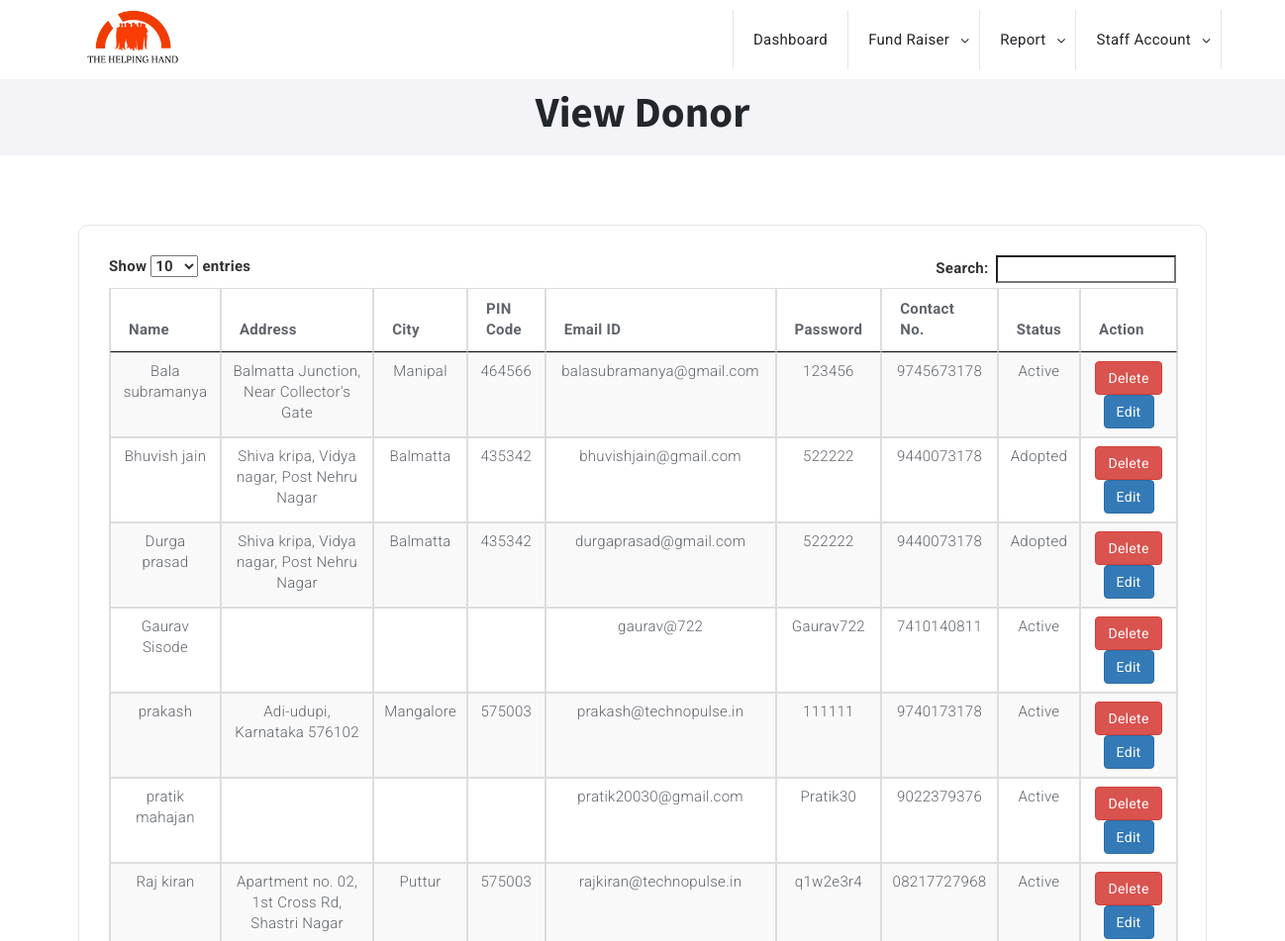
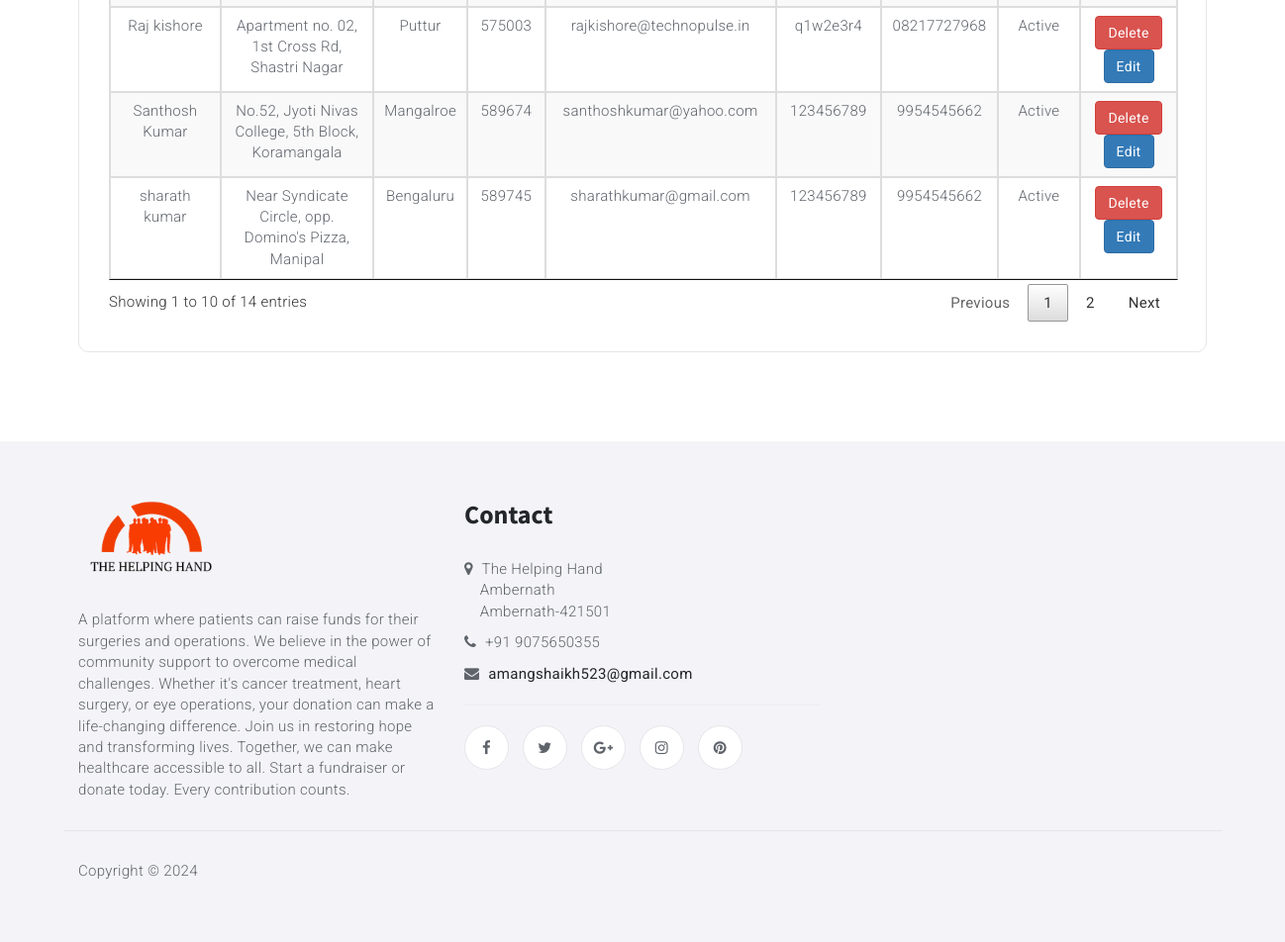
Screenshot of /viewdonor.php (signed in) with the database file from the repository (2 pictures, top to bottom).
### tables this page shows
CREATE TABLE `donor` (
  `donor_id` int(10) NOT NULL,
  `name` varchar(50) NOT NULL,
  `address` text NOT NULL,
  `city` varchar(25) NOT NULL,
  `pin_code` varchar(10) NOT NULL,
  `email_id` varchar(50) NOT NULL,
  `password` varchar(100) NOT NULL,
  `contact_no` varchar(15) NOT NULL,
  `profile_img` varchar(100) NOT NULL,
  `status` varchar(10) NOT NULL
);

### viewdonor.php (the view, shortened to what this page needs)
<?php
include("header.php");
?>
</header>
<div id="about" class="section">
	<div class="container">
		<div class="row">
			<div class="col-md-12">
			<div class="section-title">
			<center><h2 class="title">view donor</h2></center>
			</div>
			</div>
		</div>
	</div>
</div>
<div id="numbers" class="section">
<div class="container">
<div class="row">
<div class="col-md-12 col-sm-12">
	<div class="number">
<table id="datatable"  class="table table-striped table-bordered">
	<thead>
		<tr>
			<th>Name</th>
			<th>Address</th>
			<th>City </th>
			<th>PIN Code </th>
			<th>Email ID </th>
			<th>Password</th>
			<th>Contact No.</th>
			<th>Status </th>
			<th>Action </th>
		</tr>
	</thead>
	<tbody>
				<?php
	$sql = "SELECT * FROM donor";
	$qsql = mysqli_query($con,$sql);
	while($rs = mysqli_fetch_array($qsql))
	{
		echo "<tr>
			<td>$rs[name]</td>
			<td>$rs[address]</td>
			<td>$rs[city]</td>
			<td>$rs[pin_code]</td>
			<td>$rs[email_id]</td>
			<td>$rs[password]</td>
			<td>$rs[contact_no]</td>
			<td>$rs[status]</td>
			<td>
			<a href='viewdonor.php?delid=$rs[0]' class='btn btn-danger' onclick='return confirmdel()' >Delete</a>
			<a href='donor.php?editid=$rs[0]'  class='btn btn-primary' >Edit</a>
			</td>
			</tr>";
	}
?>
	</tbody>
</table>
	</div>
</div>
</div>
</div>
</div>
<?php
include("footer.php");
?>

### header.php (shortened to what this page needs)
<!DOCTYPE html>
<html lang="en">
<head>
<link type="text/css" rel="stylesheet" href="css/bootstrap.min.css" />
<link type="text/css" rel="stylesheet" href="css/owl.carousel.css" />
<link type="text/css" rel="stylesheet" href="css/owl.theme.default.css" />
<link rel="stylesheet" href="css/font-awesome.min.css">
<link type="text/css" rel="stylesheet" href="css/style.css" />
<link type="text/css" rel="stylesheet" href="css/jquery.dataTables.min.css" />
</head>
<body>
<?php
if(basename($_SERVER['PHP_SELF']) == "index.php")
{
?>
<header id="home">
<?php
}
else
{
?>
	<header >
<?php
}
?>
<nav id="main-navbar">
<div class="container" style="margin-top: 1rem; margin-bottom: 1rem">
<div class="navbar-header">
<div class="navbar-brand">
<a class="logo" href="index.php"><img src="imgs/Logo.png" alt="logo"></a>
</div>
</div>
<ul class="navbar-menu nav navbar-nav navbar-right">
<?php
if(isset($_SESSION['donor_id']))
{
?>
<li><a href="fundraiser.php">Fund Donation</a></li>
<li class="has-dropdown"><a href="#">Account</a>
	<ul class="dropdown">
		<li><a href="donorprofile.php">Donor Profile</a></li>
		<li><a href="donorchangepassword.php" >Change password</a></li>
		<li><a href="logout.php" >Logout</a></li>
	</ul>
</li>
<?php
}
else if(isset($_SESSION['staff_id']))
{
?>
<li><a href="dashboard.php">Dashboard</a></li>
<li class="has-dropdown"><a href="#">Fund Raiser</a>
</li>
<li class="has-dropdown"><a href="#">Report</a>
</li>
<li class="has-dropdown"><a href="#">Staff Account</a>
</li>
<?php
}
?>
</ul>
</div>
</nav>

### footer.php (shortened to what this page needs)
<footer id="footer" class="section">
	<div class="container">
		<div class="row">
			<div class="col-md-4">
				<div class="footer">
					<div class="footer-logo">
						<a class="logo" href="#"><img src="imgs/Logo.png" alt=""></a>
					</div>
					<p>A platform where patients can raise funds for their surgeries and operations.
						We believe in the power of community support to overcome medical challenges.
						 Whether it's cancer treatment, heart surgery, or eye operations,
						 your donation can make a life-changing difference. Join us in restoring hope and transforming lives.
						 Together, we can make healthcare accessible to all. Start a fundraiser or donate today. Every contribution counts.</p>
				</div>
			</div>
			<div class="col-md-4">
				<div class="footer">
					<h3 class="footer-title">Contact</h3>
					<p>
					<ul class="footer-contact">
						<li><i class="fa fa-map-marker"></i> The Helping Hand<br> &nbsp;&nbsp;&nbsp; Ambernath <br> &nbsp;&nbsp;&nbsp; Ambernath-421501</li>
						<li><i class="fa fa-phone"></i> +91 9075650355</li>
						<li><i class="fa fa-envelope"></i> <a href="#"><span class="__cf_email__" data-cfemail="8fcce7eefde6fbf6cfeae2eee6e3a1ece0e2">amangshaikh523@gmail.com</span></a></li>
					</ul>
					</p>
					<hr>
					<ul class="footer-social">
						<li><a href="#"><i class="fa fa-facebook"></i></a></li>
						<li><a href="#"><i class="fa fa-twitter"></i></a></li>
						<li><a href="#"><i class="fa fa-google-plus"></i></a></li>
						<li><a href="#"><i class="fa fa-instagram"></i></a></li>
						<li><a href="#"><i class="fa fa-pinterest"></i></a></li>
					</ul>
				</div>
			</div>
		</div>
		<div id="footer-bottom" class="row">
			<div class="col-md-6 col-md-push-6">
			</div>
			<div class="col-md-6 col-md-pull-6">
				<div class="footer-copyright">
					<span>
						Copyright &copy;<script data-cfasync="false" src="scripts/5c5dd728/cloudflare-static/email-decode.min.js"></script>
					</span>
				</div>
			</div>
		</div>
	</div>
</footer>
</body>
</html>

### css/style.css (style rules this page uses)
body { font-family:roboto,sans-serif;font-size:15px;font-weight:300;letter-spacing:.3px;color:#5f646b }
h1,h2,h3,h4,h5,h6 { font-family:source sans pro,sans-serif;margin-top:0;color:#23262a;font-weight:700;letter-spacing:0 }
h2 { font-size:33px }
h3 { font-size:26px }
a { color:#23262a;font-weight:400;-webkit-transition:.3s color;transition:.3s color }
ul,ol { margin:0;padding:0;list-style:none }
.section { position:relative;padding:60px 0 }
.section-title { margin-bottom:60px }
.section-title .title { font-size:43px;text-transform:capitalize;margin-bottom:30px }
.navbar-brand { height:60px;padding:0 }
.navbar-brand .logo { display:inline-block }
.navbar-brand .logo>img { max-height:60px }
#main-navbar { position:absolute;left:0;right:0;top:0;background-color:#fff;z-index:910 }
.navbar-menu li a { padding:20px;border-right:1px solid #e6e6ea }
.navbar-menu>li:first-child a { border-left:1px solid #e6e6ea }
.navbar-menu li.has-dropdown { position:relative }
.navbar-menu li.has-dropdown>a { padding:20px 30px 20px 20px }
.navbar-menu li.has-dropdown:after { font-family:fontawesome;content:"\f107";position:absolute;right:10px;top:21px;width:10px;font-size:14px;color:#23262a }
#about.section { padding-bottom:0 }
#about:after { content:"";position:absolute;left:0;right:0;top:0;bottom:10px;background-color:#f4f4f8;z-index:-1 }
#about .section-title { margin-bottom:30px;margin-top:30px }
.number { text-align:center;padding:30px;margin-bottom:30px;border-radius:10px;border:1px solid #e6e6ea;-webkit-transition:.3s border-color;transition:.3s border-color }
#footer { background-color:#f4f4f8 }
.footer { margin-bottom:30px }
.footer .footer-title { margin-bottom:30px;text-transform:capitalize }
.footer-logo { margin-bottom:30px }
.footer-logo .logo { display:inline-block }
.footer-logo .logo img { max-height:80px }
.footer-contact { margin-top:30px }
.footer-contact li { margin-bottom:10px }
.footer-contact li i { margin-right:5px }
.footer-social li { display:inline-block;margin-right:10px }
.footer-social li a { display:block;width:45px;height:45px;line-height:45px;border-radius:50%;color:#5f646b;text-align:center;background-color:#fff;border:1px solid #e6e6ea;-webkit-transition:.3s border-color;transition:.3s border-color }
#footer-bottom { border-top:1px solid #e6e6ea;padding-top:30px }

### rows the page displays
donor: name "Durga prasad", address "Shiva kripa, Vidya nagar, Post Nehru Nagar", city "Balmatta", pin_code "435342", email "durgaprasad@gmail.com", password "522222", contact_no "9440073178", status "Adopted"
donor: name "Raj kiran", address "Apartment no. 02, 1st Cross Rd, Shastri Nagar", city "Puttur", pin_code "575003", email "rajkiran@technopulse.in", password "q1w2e3r4", contact_no "08217727968", status "Active"
donor: name "prakash", address "Adi-udupi, Karnataka 576102", city "Mangalore", pin_code "575003", email "prakash@technopulse.in", password "111111", contact_no "9740173178", status "Active"
donor: name "sharath kumar", address "Near Syndicate Circle, opp. Domino's Pizza, Manipal", city "Bengaluru", pin_code "589745", email "sharathkumar@gmail.com", password "123456789", contact_no "9954545662", status "Active"
donor: name "Santhosh Kumar", address "No.52, Jyoti Nivas College, 5th Block, Koramangala", city "Mangalroe", pin_code "589674", email "santhoshkumar@yahoo.com", password "123456789", contact_no "9954545662", status "Active"
donor: name "Bhuvish jain", address "Shiva kripa, Vidya nagar, Post Nehru Nagar", city "Balmatta", pin_code "435342", email "bhuvishjain@gmail.com", password "522222", contact_no "9440073178", status "Adopted"
donor: name "Raj kishore", address "Apartment no. 02, 1st Cross Rd, Shastri Nagar", city "Puttur", pin_code "575003", email "rajkishore@technopulse.in", password "q1w2e3r4", contact_no "08217727968", status "Active"
donor: name "Bala subramanya", address "Balmatta Junction, Near Collector's Gate", city "Manipal", pin_code "464566", email "balasubramanya@gmail.com", password "123456", contact_no "9745673178", status "Active"
donor: name "Gaurav Sisode", email "gaurav@722", password "Gaurav722", contact_no "7410140811", status "Active"
donor: name "pratik mahajan", email "pratik20030@gmail.com", password "Pratik30", contact_no "9022379376", status "Active"
